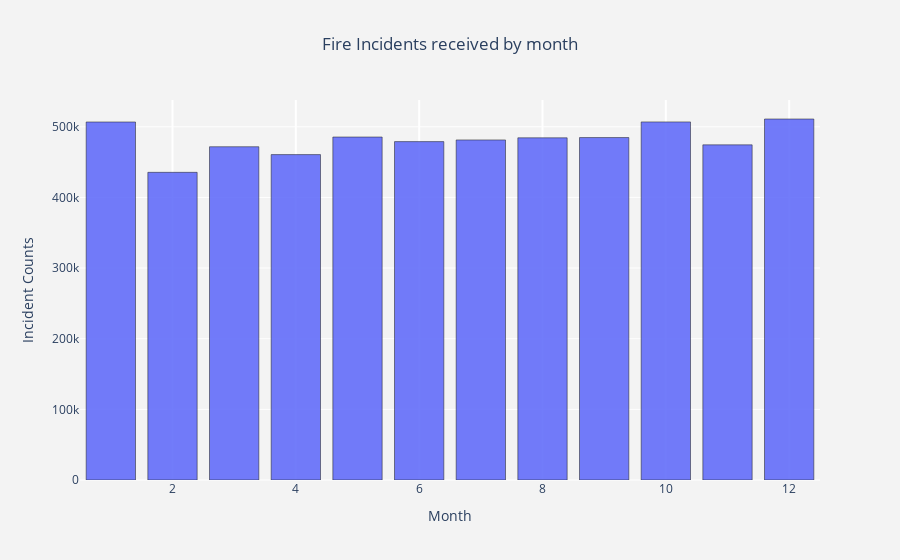

Here is the notebook cell this chart was saved with:
### Markdown cell above
### Fire Calls received by Month

### Code cell
tg_ch  = pd.DatetimeIndex(df['Call Date']).month.value_counts().reset_index()
tg_ch.columns  = ["Incident_Month","count"]

trace1 = go.Bar(x = tg_ch["Incident_Month"]  , y = tg_ch["count"],
                name = "Incidents by Month",
                marker = dict(line = dict(width = .5,color = "black")),
                opacity = .9)

layout = go.Layout(dict(title = "Fire Incidents received by month",title_x=0.5,
                        plot_bgcolor  = "rgb(243,243,243)",
                        paper_bgcolor = "rgb(243,243,243)",
                        xaxis = dict(gridcolor = 'rgb(255, 255, 255)',
                                     title = "Month",
                                     zerolinewidth=1,ticklen=5,gridwidth=2),
                        yaxis = dict(gridcolor = 'rgb(255, 255, 255)',
                                     title = "Incident Counts",
                                     zerolinewidth=1,ticklen=5,gridwidth=1),
                       )
                  )

data = [trace1]
fig  = go.Figure(data=data,layout=layout)
py.iplot(fig)

### Figure 1 — Plotly figure (JSON) as saved in the notebook; plotly's stock layout.template omitted (floating-point values rounded to 4 significant figures)
{"data": [{"marker": {"line": {"color": "black", "width": 0.5}}, "name": "Incidents by Month", "opacity": 0.9, "type": "bar", "x": [12, 10, 1, 5, 9, 8, 7, 6, 11, 3, 4, 2], "y": [511017, 506895, 506808, 485510, 484742, 484393, 481383, 479005, 474460, 471774, 460622, 435525]}], "layout": {"paper_bgcolor": "rgb(243,243,243)", "plot_bgcolor": "rgb(243,243,243)", "title": {"text": "Fire Incidents received by month", "x": 0.5}, "xaxis": {"gridcolor": "rgb(255, 255, 255)", "gridwidth": 2, "ticklen": 5, "title": {"text": "Month"}, "zerolinewidth": 1}, "yaxis": {"gridcolor": "rgb(255, 255, 255)", "gridwidth": 1, "ticklen": 5, "title": {"text": "Incident Counts"}, "zerolinewidth": 1}}}
